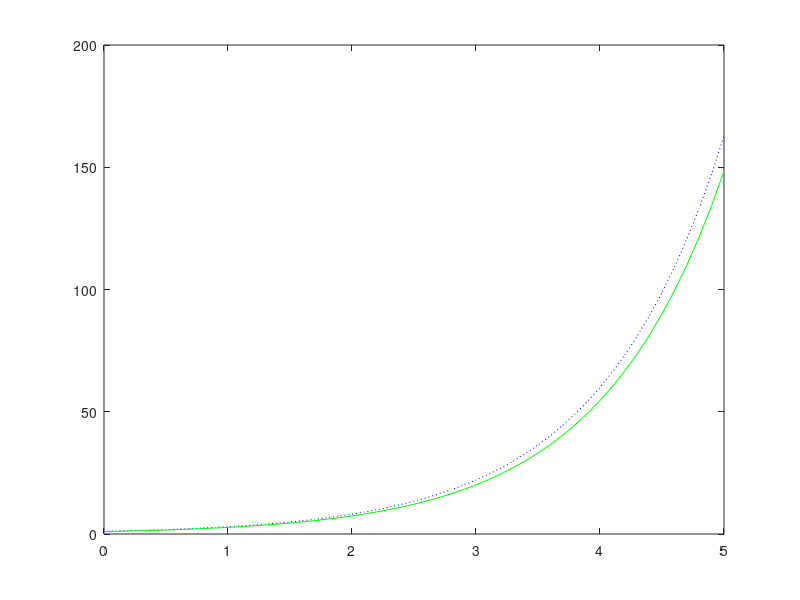

MATLAB code to generate this figure:
clear
fr = @(t)(exp(t));
a = 0; %limite inferior
b = 5; %limite superior
h = .1; %Separacion
t0 = 0;
y0 = 1;
f = @(t,y)(y);
hl = a:h:b; %espacio lineal
k1 = h * f(t0,y0);
k2 = h * f(t0 + h, y0 + k1);
yv = y0 + (1/2) * (k1 + k2);
yn = yv;
for n = 2:length(hl)
    tn = t0+hl(n);
    k1 = h * f(tn,yv);
    k2 = h * f(tn + h, yv + k1);
    yv = yv + (1/2) * (k1 + k2);
    yn = [yn yv];
end
plot(hl, yn, 'b:', hl, fr(hl), 'g')
